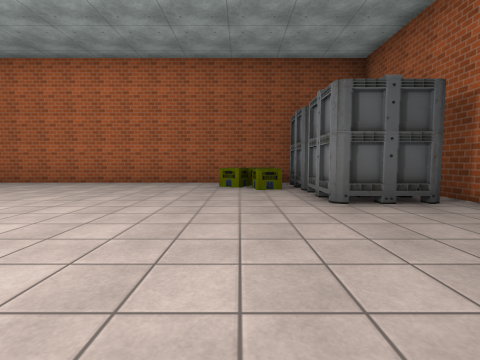
view 1 (above)

18 first-person views from a walk through a scene from a Unity 3-D project. The camera is 1.2 m above the floor, tilts 4° down and sees 85° across. The floor is counted in squares, 2 m on a side. Each view is taken from the middle of a square. On the plan, view 1 faces up. The plan holds only what a view shows up to about 9 squares ahead; the rest is blank. The place goes on beyond the plan. The player character is not drawn. Door leaves are left out, so doorways stand open. Some surface patterns are stand-ins.

view 2
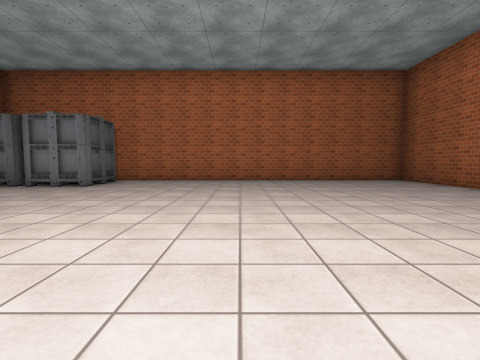

view 3
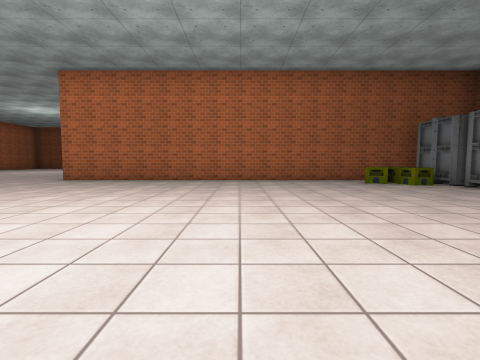

view 4
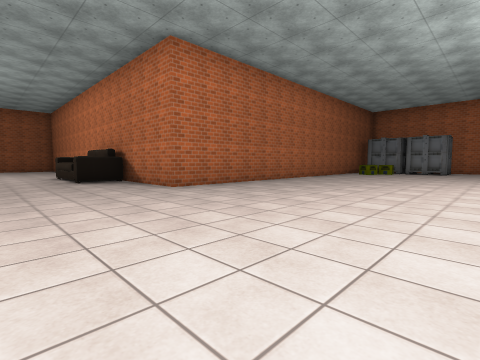

view 5
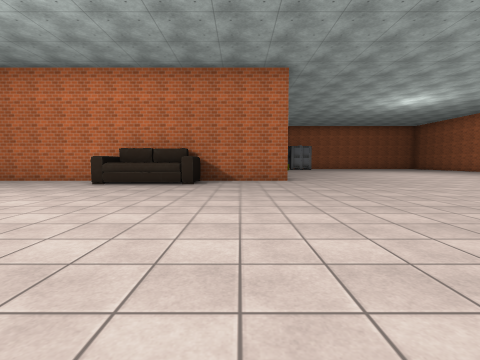

view 6
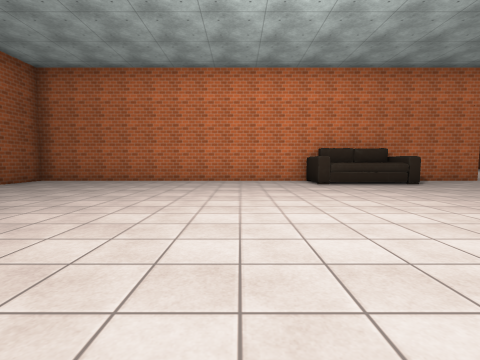

view 7
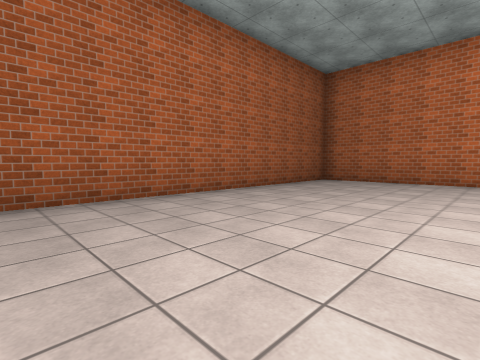

view 8
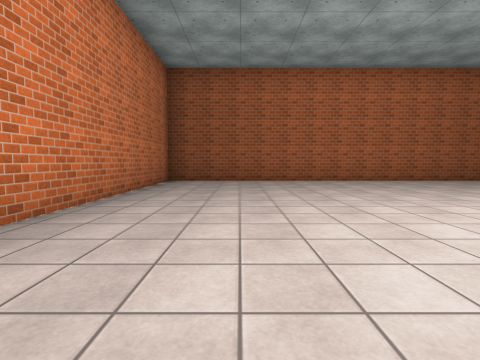

view 9
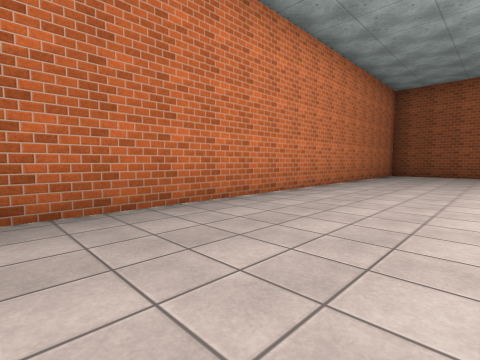

view 10
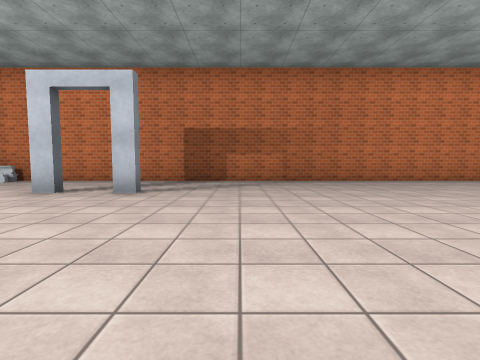

view 11
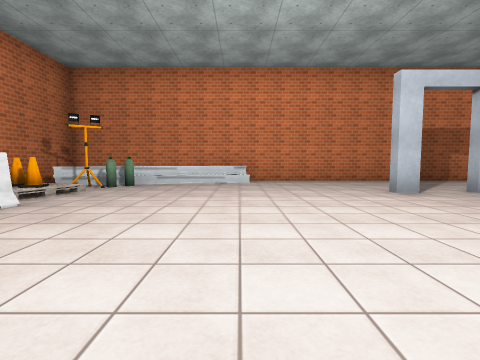

view 12
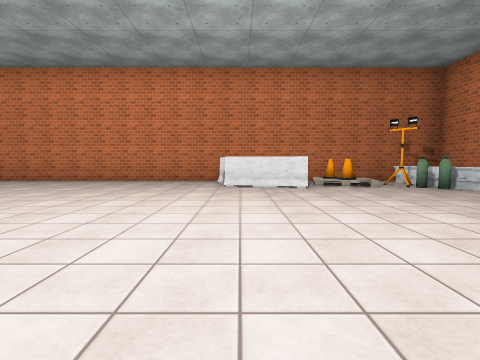

view 13
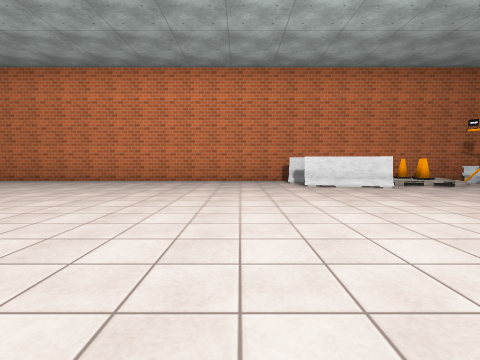

view 14
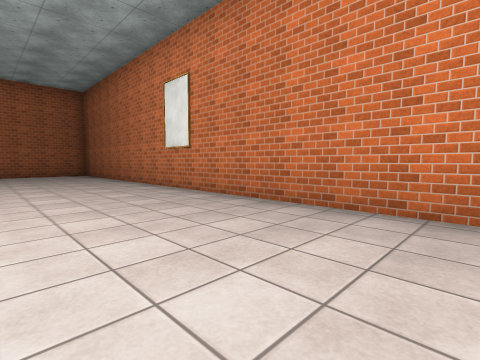

view 15
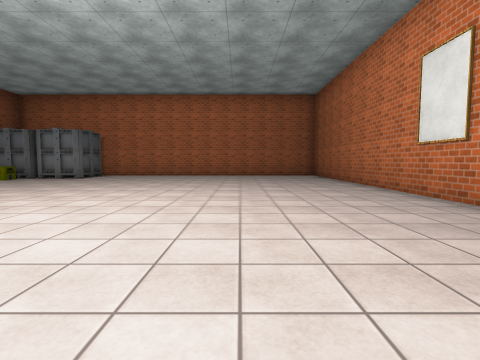

view 16
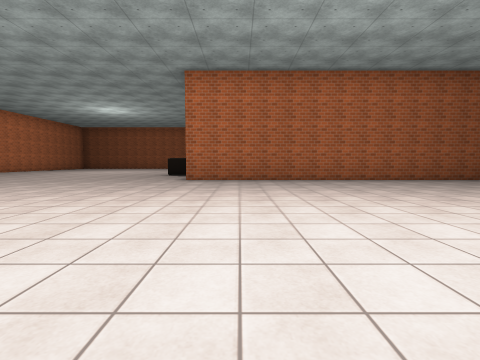

view 17
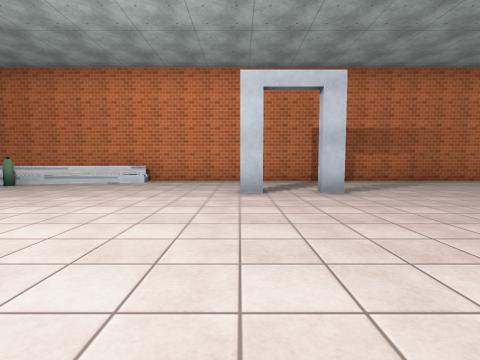

view 18
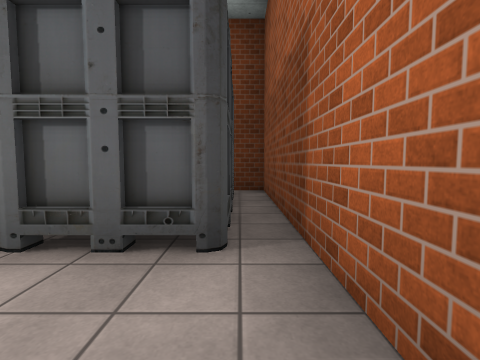

### Floor plan
Points are (right, up) in squares from view 1. A wall is a line through its corners. A room is listed if a view was taken in it or the views show most of it. See-through windows are left out.
Room 1 (views 1, 2, 3, 4, 5, 6, 7, 8, 9, 10, 11, 12, 13, 14, 15, 16, 17, 18)
walls: (-9.7, 12.5) (-9.7, 21.2) (-21.2, 21.2) (-21.2, -5.3) (3.5, -5.3) (3.5, 7.5) (-9.7, 7.5) (-9.7, 10.4); (-18, 5.1) (-18, 4.5); (-18, 3.5) (-18, 3); (-16.7, -3.1) (-14.6, -3.6); (-14.9, -4.4) (-14.4, -4.6)
low walls: (-20.8, 0.3) (-20.6, -0.5); (-19.8, -3.4) (-19.5, -4.6)
ways out: open door at (-18, 4); gap at (-15, -5)
objects: other object (-19, -3); cone (-18, -4); sofa (-11, 11) to (-10, 13); other object (0, 6); crate (1, 6) to (3, 7); crate (2, 4) to (3, 5)

Positions as (right, up) in squares from view 1, and headings:
1: (0, 0), facing up
2: (-5, 0), facing right
3: (-4, -1), facing up
4: (-13, 2), facing up-right
5: (-18, 9), facing right
6: (-18, 15), facing right
7: (-18, 17), facing up-right
8: (-19, 13), facing up
9: (-18, 9), facing up-left
10: (-13, 7), facing left
11: (-13, 0), facing left
12: (-15, 3), facing down
13: (-13, 3), facing down
14: (-9, -2), facing down-right
15: (-8, -2), facing right
16: (-8, -1), facing up
17: (-13, 3), facing left
18: (3, 2), facing up
